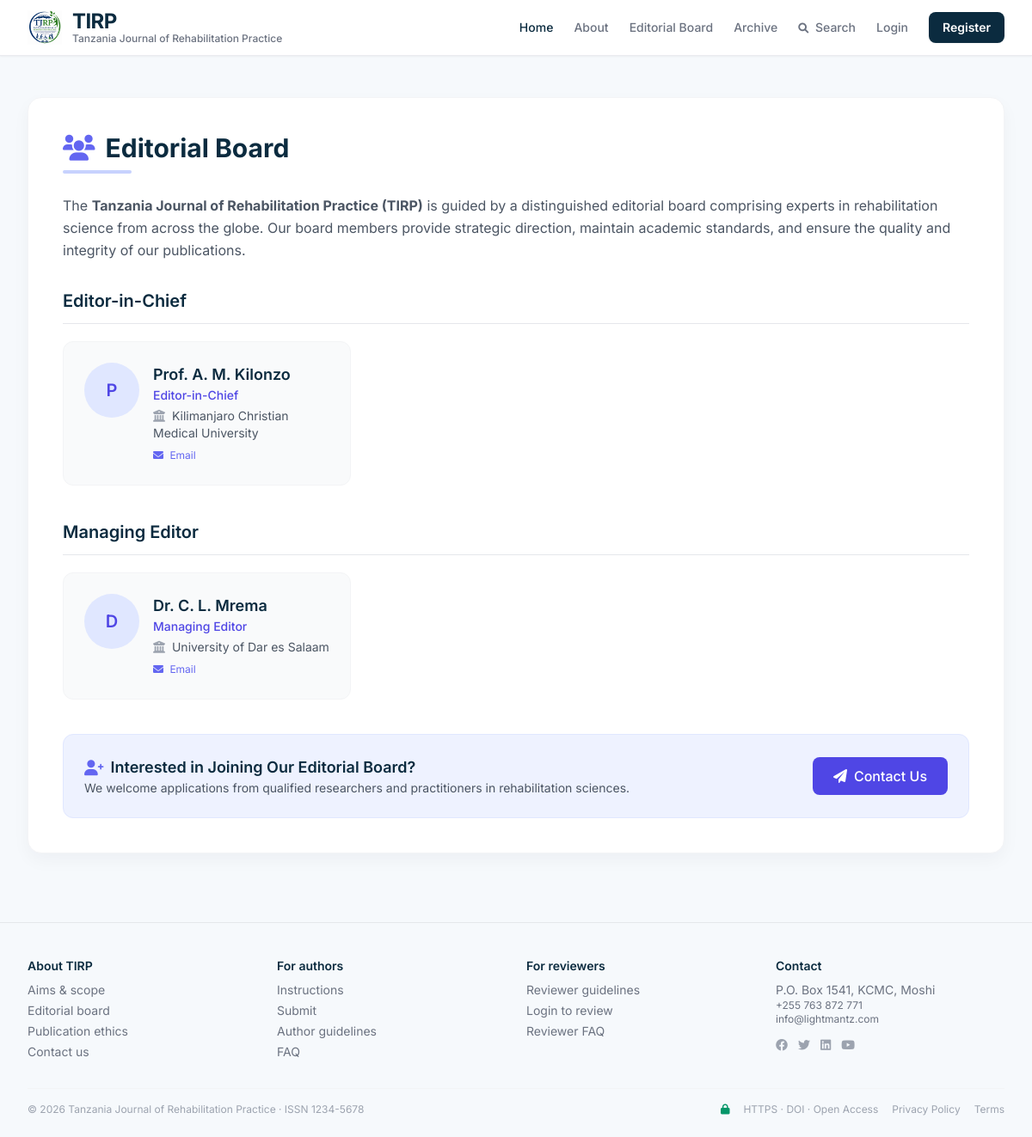
The app's page /modules/editorial/index.php with its own data.
### tables this page shows
CREATE TABLE editorial_board (
    id INT PRIMARY KEY AUTO_INCREMENT,
    user_id INT,
    position VARCHAR(100),
    affiliation VARCHAR(255),
    biography TEXT,
    expertise VARCHAR(255),
    is_active BOOLEAN DEFAULT TRUE,
    display_order INT DEFAULT 0,
    created_at TIMESTAMP DEFAULT CURRENT_TIMESTAMP,
    updated_at TIMESTAMP DEFAULT CURRENT_TIMESTAMP ON UPDATE CURRENT_TIMESTAMP,
    FOREIGN KEY (user_id) REFERENCES users(id) ON DELETE CASCADE,
    INDEX idx_user (user_id)
);

CREATE TABLE users (
    id INT PRIMARY KEY AUTO_INCREMENT,
    email VARCHAR(255) UNIQUE NOT NULL,
    password_hash VARCHAR(255) NOT NULL,
    full_name VARCHAR(255) NOT NULL,
    role ENUM('admin', 'editor', 'reviewer', 'author', 'reader') DEFAULT 'reader',
    institution VARCHAR(255),
    country VARCHAR(100),
    orcid_id VARCHAR(50),
    bio TEXT,
    avatar VARCHAR(255),
    email_verified BOOLEAN DEFAULT FALSE,
    is_active BOOLEAN DEFAULT TRUE,
    created_at TIMESTAMP DEFAULT CURRENT_TIMESTAMP,
    updated_at TIMESTAMP DEFAULT CURRENT_TIMESTAMP ON UPDATE CURRENT_TIMESTAMP,
    last_login TIMESTAMP NULL,
    remember_token VARCHAR(100),
    INDEX idx_email (email),
    INDEX idx_role (role)
);

CREATE TABLE settings (
    id INT PRIMARY KEY AUTO_INCREMENT,
    setting_key VARCHAR(100) UNIQUE NOT NULL,
    setting_value TEXT,
    setting_group VARCHAR(50) DEFAULT 'general',
    description TEXT,
    created_at TIMESTAMP DEFAULT CURRENT_TIMESTAMP,
    updated_at TIMESTAMP DEFAULT CURRENT_TIMESTAMP ON UPDATE CURRENT_TIMESTAMP,
    INDEX idx_key (setting_key)
);

### includes/functions.php (called while the page is built, shortened)
<?php
function getDB() {
    static $db = null;
    if ($db === null) {
        $configFile = __DIR__ . '/../config/database.php';
        try {
            if (file_exists($configFile)) {
                $config = require_once $configFile;
                $dsn = "mysql:host={$config['host']};dbname={$config['database']};charset={$config['charset']}";
                $db = new PDO($dsn, $config['username'], $config['password'], $config['options'] ?? []);
            } else {
                $dsn = "mysql:host=localhost;dbname=tirp;charset=utf8mb4";
                $db = new PDO($dsn, 'root', '');
                $db->setAttribute(PDO::ATTR_ERRMODE, PDO::ERRMODE_EXCEPTION);
                $db->setAttribute(PDO::ATTR_DEFAULT_FETCH_MODE, PDO::FETCH_ASSOC);
            }
        } catch (PDOException $e) {
            die("Database connection failed: " . $e->getMessage());
        }
    }
    return $db;
}
function getSetting($key) {
    try {
        $db = getDB();
        $stmt = $db->prepare("SELECT setting_value FROM settings WHERE setting_key = ?");
        $stmt->execute([$key]);
        $result = $stmt->fetch();
        if ($result) {
            return $result['setting_value'];
        }
    } catch (PDOException $e) {
    }
    $settings = [
        'journal_issn' => '9877-476533',
        'journal_title' => 'Tanzania Journal of Rehabilitation Practice',
        'contact_email' => 'info@lightmantz.com',
        'contact_phone' => '+255 763 872 771',
        'contact_address' => 'P.O. Box 1541, KCMC, Moshi'
    ];
    return isset($settings[$key]) ? $settings[$key] : null;
}
function getEditorialBoard($limit = null) {
    $db = getDB();
    $sql = "SELECT eb.*, u.full_name, u.email, u.institution, u.bio, u.avatar
            FROM editorial_board eb
            JOIN users u ON eb.user_id = u.id
            WHERE eb.is_active = 1
            ORDER BY eb.display_order ASC, eb.id ASC";
    $stmt = $db->query($sql);
    return $stmt->fetchAll();
}
?>

### modules/editorial/index.php (the view, shortened to what this page needs)
<?php
$boardMembers = getEditorialBoard();
$positions = [];
foreach ($boardMembers as $member) {
    $position = $member['position'] ?? 'Member';
    if (!isset($positions[$position])) {
        $positions[$position] = [];
    }
    $positions[$position][] = $member;
}
?>
<!DOCTYPE html>
<html lang="en">
<head>
    <script src="https://cdn.tailwindcss.com"></script>
    <link rel="stylesheet" href="https://cdnjs.cloudflare.com/ajax/libs/font-awesome/6.0.0-beta3/css/all.min.css">
    <link rel="stylesheet" href="<?= SITE_URL ?>css/style.css">
</head>
<body class="antialiased text-gray-700 font-['Inter']" style="background: #f6f9fc;">
    <?php include INCLUDES_PATH . 'header.php'; ?>
    <div class="max-w-7xl mx-auto px-4 sm:px-6 lg:px-8 py-12">
        <div class="bg-white rounded-2xl shadow-card border border-gray-100 p-8 md:p-10">
            <h1 class="text-3xl font-bold text-[#0b2b3f] flex items-center gap-3">
                <i class="fas fa-users text-indigo-500"></i> Editorial Board
            </h1>
            <div class="h-1 w-20 bg-indigo-200 rounded-full mt-2 mb-6"></div>
            <?php if (empty($boardMembers)): ?>
                <div class="text-center py-12">
                    <i class="fas fa-users text-6xl text-gray-300 mb-4"></i>
                    <h3 class="text-xl font-semibold text-gray-600">Editorial Board Coming Soon</h3>
                    <p class="text-gray-500">Our editorial board members will be listed here.</p>
                </div>
            <?php else: ?>
                <div class="mb-8">
                    <p class="text-gray-600 leading-relaxed">
                        The <strong>Tanzania Journal of Rehabilitation Practice (TIRP)</strong> is guided by a distinguished
                        editorial board comprising experts in rehabilitation science from across the globe.
                        Our board members provide strategic direction, maintain academic standards, and ensure
                        the quality and integrity of our publications.
                    </p>
                </div>
                <?php foreach ($positions as $position => $members): ?>
                    <div class="mb-10">
                        <h2 class="text-xl font-semibold text-[#0b2b3f] border-b border-gray-200 pb-3 mb-5">
                            <?= htmlspecialchars($position) ?>
                        </h2>
                        <div class="grid grid-cols-1 md:grid-cols-2 lg:grid-cols-3 gap-6">
                            <?php foreach ($members as $member): ?>
                                <div class="bg-gray-50 rounded-xl p-6 border border-gray-100 hover:shadow-md transition-shadow">
                                    <div class="flex items-start gap-4">
                                        <div class="flex-shrink-0">
                                            <?php if (!empty($member['avatar'])): ?>
                                                <img src="<?= SITE_URL . $member['avatar'] ?>" alt="<?= htmlspecialchars($member['full_name']) ?>" class="w-16 h-16 rounded-full object-cover">
                                            <?php else: ?>
                                                <div class="w-16 h-16 rounded-full bg-indigo-100 flex items-center justify-center text-indigo-600 text-xl font-semibold">
                                                    <?= strtoupper(substr($member['full_name'] ?? 'U', 0, 1)) ?>
                                                </div>
                                            <?php endif; ?>
                                        </div>
                                        <div class="flex-1 min-w-0">
                                            <h3 class="font-semibold text-[#0b2b3f] text-lg truncate">
                                                <?= htmlspecialchars($member['full_name'] ?? 'Unknown') ?>
                                            </h3>
                                            <?php if (!empty($member['position'])): ?>
                                                <p class="text-sm text-indigo-600 font-medium">
                                                    <?= htmlspecialchars($member['position']) ?>
                                                </p>
                                            <?php endif; ?>
                                            <?php if (!empty($member['institution'])): ?>
                                                <p class="text-sm text-gray-600 mt-1">
                                                    <i class="fas fa-university text-gray-400 mr-1"></i>
                                                    <?= htmlspecialchars($member['institution']) ?>
                                                </p>
                                            <?php endif; ?>
                                            <?php if (!empty($member['email'])): ?>
                                                <a href="mailto:<?= htmlspecialchars($member['email']) ?>" class="text-xs text-indigo-500 hover:text-indigo-700 mt-2 inline-block">
                                                    <i class="fas fa-envelope mr-1"></i> Email
                                                </a>
                                            <?php endif; ?>
                                        </div>
                                    </div>
                                </div>
                            <?php endforeach; ?>
                        </div>
                    </div>
                <?php endforeach; ?>
                <div class="mt-10 p-6 bg-indigo-50 rounded-xl border border-indigo-100">
                    <div class="flex flex-col md:flex-row items-center justify-between gap-4">
                        <div>
                            <h3 class="text-lg font-semibold text-[#0b2b3f] flex items-center gap-2">
                                <i class="fas fa-user-plus text-indigo-500"></i>
                                Interested in Joining Our Editorial Board?
                            </h3>
                            <p class="text-gray-600 text-sm">
                                We welcome applications from qualified researchers and practitioners in rehabilitation sciences.
                            </p>
                        </div>
                        <a href="<?= SITE_URL ?>?page=contact" class="inline-flex items-center px-6 py-2.5 bg-indigo-600 text-white font-medium rounded-lg hover:bg-indigo-700 transition-colors duration-200 whitespace-nowrap">
                            <i class="fas fa-paper-plane mr-2"></i> Contact Us
                        </a>
                    </div>
                </div>
            <?php endif; ?>
        </div>
    </div>
    <?php include INCLUDES_PATH . 'footer.php'; ?>
</body>
</html>

### includes/footer.php (shortened to what this page needs)
<footer class="max-w-7xl mx-auto px-4 sm:px-6 lg:px-8 border-t border-gray-200 pt-10 pb-6 text-sm text-gray-500 mt-8">
    <div class="grid grid-cols-2 md:grid-cols-4 gap-6">
        <div>
            <h5 class="font-semibold text-[#0b2b3f]">About TIRP</h5>
            <ul class="mt-2 space-y-1">
                <li><a href="<?= SITE_URL ?>?page=about" class="hover:text-[#0b2b3f] transition-colors">Aims & scope</a></li>
                <li><a href="<?= SITE_URL ?>?page=editorial" class="hover:text-[#0b2b3f] transition-colors">Editorial board</a></li>
                <li><a href="<?= SITE_URL ?>?page=publication-ethics" class="hover:text-[#0b2b3f] transition-colors">Publication ethics</a></li>
                <li><a href="<?= SITE_URL ?>?page=contact" class="hover:text-[#0b2b3f] transition-colors">Contact us</a></li>
            </ul>
        </div>
        <div>
            <h5 class="font-semibold text-[#0b2b3f]">For authors</h5>
            <ul class="mt-2 space-y-1">
                <li><a href="<?= SITE_URL ?>?page=author-guidelines" class="hover:text-[#0b2b3f] transition-colors">Instructions</a></li>
                <li><a href="<?= SITE_URL ?>?page=submit" class="hover:text-[#0b2b3f] transition-colors">Submit</a></li>
                <li><a href="<?= SITE_URL ?>?page=author-guidelines" class="hover:text-[#0b2b3f] transition-colors">Author guidelines</a></li>
                <li><a href="<?= SITE_URL ?>?page=faq" class="hover:text-[#0b2b3f] transition-colors">FAQ</a></li>
            </ul>
        </div>
        <div>
            <h5 class="font-semibold text-[#0b2b3f]">For reviewers</h5>
            <ul class="mt-2 space-y-1">
                <li><a href="<?= SITE_URL ?>?page=reviewer-guidelines" class="hover:text-[#0b2b3f] transition-colors">Reviewer guidelines</a></li>
                <li><a href="<?= SITE_URL ?>?page=login" class="hover:text-[#0b2b3f] transition-colors">Login to review</a></li>
                <li><a href="<?= SITE_URL ?>?page=reviewer-faq" class="hover:text-[#0b2b3f] transition-colors">Reviewer FAQ</a></li>
            </ul>
        </div>
        <div>
            <h5 class="font-semibold text-[#0b2b3f]">Contact</h5>
            <p class="mt-2">P.O. Box 1541, KCMC, Moshi</p>
            <p class="text-xs">+255 763 872 771</p>
            <p class="text-xs">info@lightmantz.com</p>
            <div class="mt-3 flex gap-3">
                <a href="#" class="text-gray-400 hover:text-[#0b2b3f] transition-colors"><i class="fab fa-facebook"></i></a>
                <a href="#" class="text-gray-400 hover:text-[#0b2b3f] transition-colors"><i class="fab fa-twitter"></i></a>
                <a href="#" class="text-gray-400 hover:text-[#0b2b3f] transition-colors"><i class="fab fa-linkedin"></i></a>
                <a href="#" class="text-gray-400 hover:text-[#0b2b3f] transition-colors"><i class="fab fa-youtube"></i></a>
            </div>
        </div>
    </div>
    <div class="mt-8 pt-4 border-t border-gray-100 flex flex-col md:flex-row justify-between items-center gap-2 text-xs text-gray-400">
        <span>&copy; 2026 Tanzania Journal of Rehabilitation Practice · ISSN <?= function_exists('getSetting') ? getSetting('journal_issn') : '1234-5678' ?></span>
        <span class="flex items-center gap-4">
            <i class="fas fa-lock text-emerald-600"></i> HTTPS · DOI · Open Access
            <a href="<?= SITE_URL ?>?page=privacy-policy" class="hover:text-[#0b2b3f] transition-colors">Privacy Policy</a>
            <a href="<?= SITE_URL ?>?page=terms" class="hover:text-[#0b2b3f] transition-colors">Terms</a>
        </span>
    </div>
</footer>
</body>
</html>

### css/style.css (style rules this page uses)
.shadow-card { box-shadow: 0 8px 20px rgba(0,20,40,0.04); }

### records on screen
editorial_board: user.full_name "P", user.full_name "Prof. A. M. Kilonzo", position "Editor-in-Chief", user.institution "Kilimanjaro Christian Medical University"
editorial_board: position "Managing Editor", user.full_name "D", user.full_name "Dr. C. L. Mrema", user.institution "University of Dar es Salaam"
settings: setting_value "1234-5678"

### other values on screen
$position "Editor-in-Chief"
